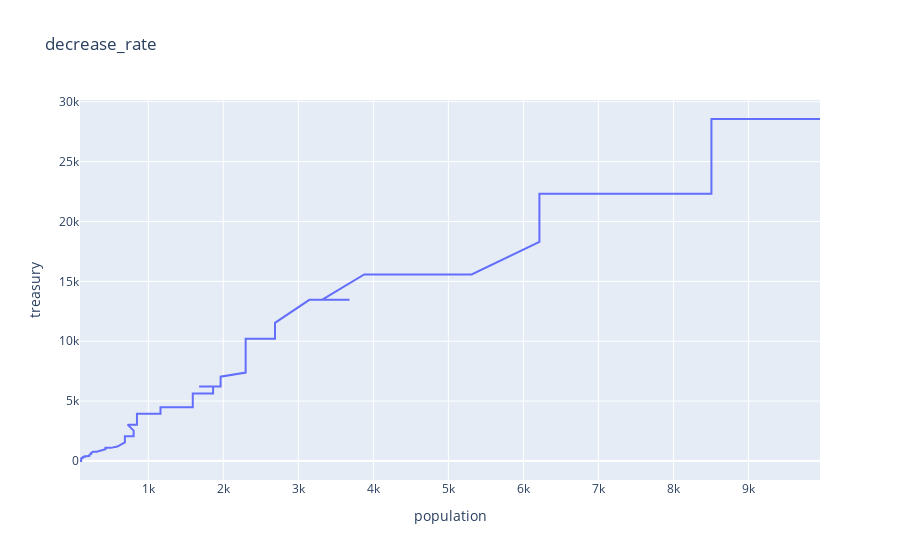

The cell this chart's notebook holds for it:
### Code cell
filtered_df = df.query('decrease_rate == 0.1 & run == 2')

filtered_df.plot(
    kind='line',
    x='population', # Variable on the horizontal axis
    y='treasury', # Variables on the vertical axis
    title="decrease_rate")

### Figure 1 — Plotly figure (JSON) as saved in the notebook; plotly's stock layout.template omitted (floating-point values rounded to 4 significant figures; data arrays with more than 128 entries replaced by an {"elided": "..."} marker saying what was removed)
{"data": [{"hovertemplate": "population=%{x}<br>treasury=%{y}<extra></extra>", "legendgroup": "", "line": {"color": "#636efa", "dash": "solid"}, "mode": "lines", "name": "", "orientation": "v", "showlegend": false, "type": "scatter", "x": {"elided": "181 int values"}, "xaxis": "x", "y": {"elided": "181 float values"}, "yaxis": "y"}], "layout": {"legend": {"tracegroupgap": 0}, "title": {"text": "decrease_rate"}, "xaxis": {"anchor": "y", "domain": [0, 1], "title": {"text": "population"}}, "yaxis": {"anchor": "x", "domain": [0, 1], "title": {"text": "treasury"}}}}
